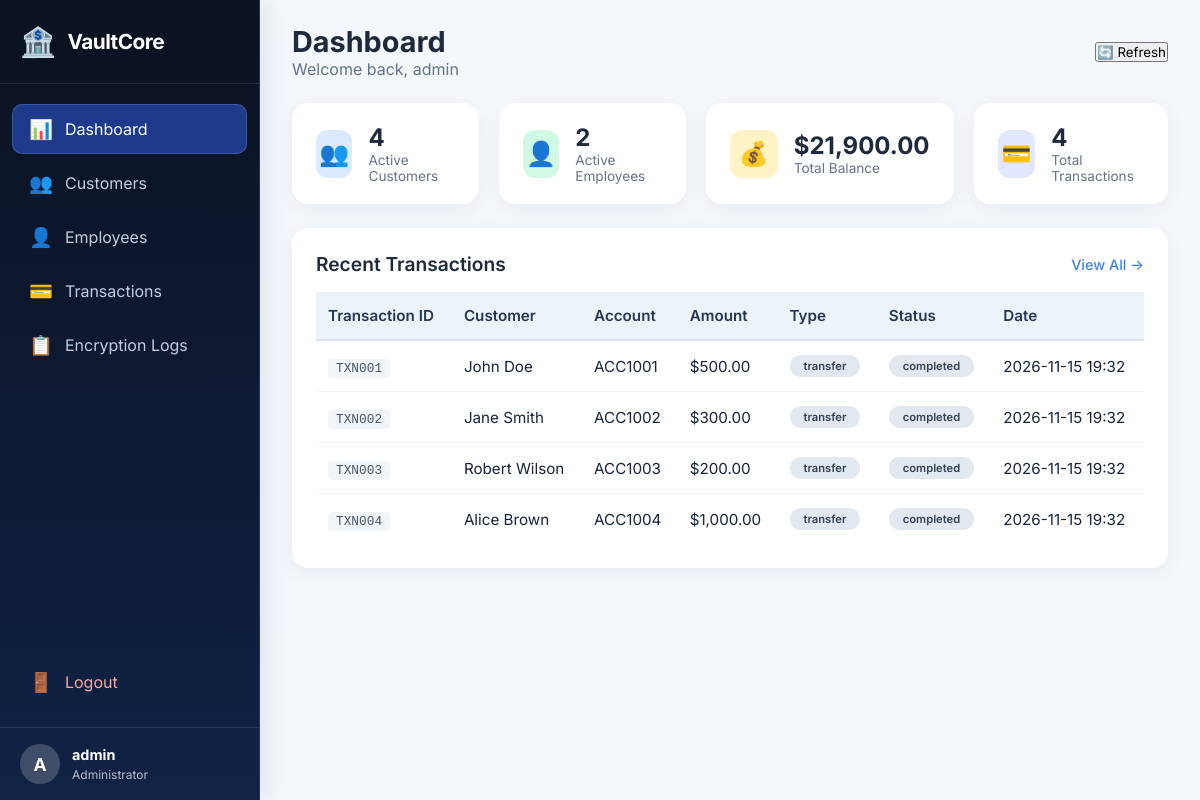
Page /admin/dashboard.php (signed in) on the committed database.
### tables this page shows
CREATE TABLE transactions (
    id INT PRIMARY KEY AUTO_INCREMENT,
    transaction_id VARCHAR(50) UNIQUE NOT NULL,
    customer_id INT,
    from_account VARCHAR(20),
    to_account VARCHAR(20),
    amount DECIMAL(15,2) NOT NULL,
    transaction_type ENUM('deposit', 'withdrawal', 'transfer', 'credit', 'debit') NOT NULL,
    description TEXT,
    status ENUM('pending', 'completed', 'failed', 'reversed') DEFAULT 'completed',
    created_at TIMESTAMP DEFAULT CURRENT_TIMESTAMP,
    FOREIGN KEY (customer_id) REFERENCES customers(id) ON DELETE CASCADE
);

CREATE TABLE customers (
    id INT PRIMARY KEY AUTO_INCREMENT,
    customer_id VARCHAR(20) UNIQUE NOT NULL,
    full_name VARCHAR(100) NOT NULL,
    email VARCHAR(100) UNIQUE NOT NULL,
    phone VARCHAR(20),
    password_hash VARCHAR(255) NOT NULL,
    account_number VARCHAR(20) UNIQUE NOT NULL,
    balance DECIMAL(15,2) DEFAULT 0.00,
    cipher_type ENUM('vigenere', 'columnar', 'railfence', 'hill') DEFAULT 'vigenere',
    cipher_key VARCHAR(50) NOT NULL,
    private_note TEXT,
    created_at TIMESTAMP DEFAULT CURRENT_TIMESTAMP,
    status ENUM('active', 'inactive', 'suspended') DEFAULT 'active'
);

### admin/dashboard.php (the view, shortened to what this page needs)
<?php
$db = new Database();
$conn = $db->getConnection();
$adminName = $_SESSION['username'] ?? 'Admin';
$stats = [];
$stmt = $conn->query("SELECT COUNT(*) as total FROM customers WHERE status = 'active'");
$stats['customers'] = $stmt->fetch()['total'];
$stmt = $conn->query("SELECT COUNT(*) as total FROM employees WHERE status = 'active'");
$stats['employees'] = $stmt->fetch()['total'];
$stmt = $conn->query("SELECT SUM(balance) as total FROM customers");
$stats['total_balance'] = $stmt->fetch()['total'] ?? 0;
$stmt = $conn->query("SELECT COUNT(*) as total FROM transactions");
$stats['transactions'] = $stmt->fetch()['total'];
$stmt = $conn->query("SELECT t.*, c.full_name, c.account_number FROM transactions t
                       JOIN customers c ON t.customer_id = c.id
                       ORDER BY t.created_at DESC LIMIT 10");
$recentTransactions = $stmt->fetchAll();
?>
<!DOCTYPE html>
<html lang="en">
<head>
    <link rel="stylesheet" href="../css/style.css">
   <link rel="stylesheet" href="../css/dashboard.css">
   <link rel="stylesheet" href="../css/admin.css">
    <link rel="stylesheet" href="../css/vaultcore.css">
</head>
<body>
    <div class="sidebar">
        <div class="sidebar-brand">
            <span class="brand-icon">🏦</span>
            <span>VaultCore</span>
        </div>
        <nav class="sidebar-nav">
            <a href="dashboard.php" class="active">
                <span class="nav-icon">📊</span>
                <span>Dashboard</span>
            </a>
            <a href="customers.php">
                <span class="nav-icon">👥</span>
                <span>Customers</span>
            </a>
            <a href="employees.php">
                <span class="nav-icon">👤</span>
                <span>Employees</span>
            </a>
            <a href="transactions.php">
                <span class="nav-icon">💳</span>
                <span>Transactions</span>
            </a>
            <a href="logs.php">
                <span class="nav-icon">📋</span>
                <span>Encryption Logs</span>
            </a>
            <a href="../auth/logout.php" class="logout">
                <span class="nav-icon">🚪</span>
                <span>Logout</span>
            </a>
        </nav>
        <div class="sidebar-footer">
            <div class="user-info">
                <span class="user-avatar">A</span>
                <div>
                    <strong><?= htmlspecialchars($adminName) ?></strong>
                    <small>Administrator</small>
                </div>
            </div>
        </div>
    </div>
    <div class="main-content">
        <header class="page-header">
            <div>
                <h1>Dashboard</h1>
                <p>Welcome back, <?= htmlspecialchars($adminName) ?></p>
            </div>
            <div class="header-actions">
                <button onclick="location.reload()" class="btn-secondary">🔄 Refresh</button>
            </div>
        </header>
        <div class="stats-grid">
            <div class="stat-card primary">
                <div class="stat-icon">👥</div>
                <div class="stat-info">
                    <h3><?= number_format($stats['customers']) ?></h3>
                    <p>Active Customers</p>
                </div>
            </div>
            <div class="stat-card success">
                <div class="stat-icon">👤</div>
                <div class="stat-info">
                    <h3><?= number_format($stats['employees']) ?></h3>
                    <p>Active Employees</p>
                </div>
            </div>
            <div class="stat-card warning">
                <div class="stat-icon">💰</div>
                <div class="stat-info">
                    <h3>$<?= number_format($stats['total_balance'], 2) ?></h3>
                    <p>Total Balance</p>
                </div>
            </div>
            <div class="stat-card info">
                <div class="stat-icon">💳</div>
                <div class="stat-info">
                    <h3><?= number_format($stats['transactions']) ?></h3>
                    <p>Total Transactions</p>
                </div>
            </div>
        </div>
        <div class="panel">
            <div class="panel-header">
                <h2>Recent Transactions</h2>
                <a href="transactions.php" class="btn-link">View All →</a>
            </div>
            <div class="table-responsive">
                <table>
                    <thead>
                        <tr>
                            <th>Transaction ID</th>
                            <th>Customer</th>
                            <th>Account</th>
                            <th>Amount</th>
                            <th>Type</th>
                            <th>Status</th>
                            <th>Date</th>
                        </tr>
                    </thead>
                    <tbody>
                        <?php if (empty($recentTransactions)): ?>
                        <tr><td colspan="7" class="text-center">No transactions found</td></tr>
                        <?php else: foreach ($recentTransactions as $tx): ?>
                        <tr>
                            <td><span class="tx-id"><?= htmlspecialchars($tx['transaction_id']) ?></span></td>
                            <td><?= htmlspecialchars($tx['full_name']) ?></td>
                            <td><?= htmlspecialchars($tx['account_number']) ?></td>
                            <td class="<?= $tx['amount'] < 0 ? 'negative' : 'positive' ?>">
                                $<?= number_format($tx['amount'], 2) ?>
                            </td>
                            <td><span class="badge badge-<?= $tx['transaction_type'] ?>"><?= $tx['transaction_type'] ?></span></td>
                            <td><span class="badge badge-<?= $tx['status'] ?>"><?= $tx['status'] ?></span></td>
                            <td><?= date('Y-m-d H:i', strtotime($tx['created_at'])) ?></td>
                        </tr>
                        <?php endforeach; endif; ?>
                    </tbody>
                </table>
            </div>
        </div>
    </div>
</body>
</html>

### css/style.css (style rules this page uses)
:root { --primary: #1e3a8a; --primary-dark: #0b2b5c; --primary-light: #3b5fc4; --gray-50: #f8fafc; --gray-100: #f1f5f9; --gray-200: #e2e8f0; --gray-400: #94a3b8; --gray-500: #64748b; --gray-600: #475569; --gray-800: #1e293b; --success: #16a34a; --warning: #f59e0b; --danger: #dc2626; --shadow: 0 1px 3px rgba(0, 0, 0, 0.1), 0 1px 2px rgba(0, 0, 0, 0.06); --shadow-lg: 0 10px 15px -3px rgba(0, 0, 0, 0.1), 0 4px 6px -2px rgba(0, 0, 0, 0.05); }
* { box-sizing: border-box; margin: 0; padding: 0; font-family: 'Inter', -apple-system, BlinkMacSystemFont, 'Segoe UI', Roboto, sans-serif; }
body { background: #f0f4fa; min-height: 100vh; display: flex; justify-content: center; align-items: center; }
.badge { background: #e2e8f0; padding: 4px 14px; border-radius: 40px; font-size: 0.7rem; font-weight: 600; color: #334155; display: inline-block; }
table { width: 100%; border-collapse: collapse; font-size: 0.95rem; }
th { background: #f8fafc; padding: 14px 12px; text-align: left; font-weight: 600; color: #1e293b; border-bottom: 2px solid #e2e8f0; }
td { padding: 14px 12px; border-bottom: 1px solid #edf2f7; vertical-align: middle; }
tr:last-child td { border-bottom: none; }

### css/dashboard.css (style rules this page uses)
.sidebar { position: fixed; left: 0; top: 0; bottom: 0; width: 260px; background: linear-gradient(180deg, var(--primary-dark), var(--primary)); color: white; display: flex; flex-direction: column; z-index: 100; transition: all 0.3s ease; }
.sidebar-brand { padding: 24px 20px; display: flex; align-items: center; gap: 12px; font-size: 1.3rem; font-weight: 700; border-bottom: 1px solid rgba(255, 255, 255, 0.1); }
.brand-icon { font-size: 1.8rem; }
.sidebar-nav { flex: 1; padding: 20px 12px; display: flex; flex-direction: column; gap: 4px; }
.sidebar-nav a { display: flex; align-items: center; gap: 12px; padding: 12px 16px; border-radius: 10px; color: rgba(255, 255, 255, 0.7); text-decoration: none; transition: all 0.3s ease; }
.sidebar-nav a.active { background: rgba(255, 255, 255, 0.15); color: white; }
.sidebar-nav a.logout { margin-top: auto; color: #fca5a5; }
.nav-icon { font-size: 1.2rem; }
.sidebar-footer { padding: 16px 20px; border-top: 1px solid rgba(255, 255, 255, 0.1); }
.user-info { display: flex; align-items: center; gap: 12px; }
.user-avatar { width: 40px; height: 40px; background: rgba(255, 255, 255, 0.2); border-radius: 50%; display: flex; align-items: center; justify-content: center; font-weight: 700; font-size: 1.1rem; }
.user-info strong { display: block; font-size: 0.9rem; }
.user-info small { font-size: 0.75rem; opacity: 0.7; }
.main-content { margin-left: 260px; padding: 24px 32px; min-height: 100vh; background: var(--gray-50); }
.page-header { display: flex; justify-content: space-between; align-items: center; margin-bottom: 24px; }
.page-header h1 { font-size: 1.8rem; font-weight: 700; color: var(--gray-800); }
.page-header p { color: var(--gray-500); }
.header-actions { display: flex; gap: 12px; }
.stats-grid { display: grid; grid-template-columns: repeat(4, 1fr); gap: 20px; margin-bottom: 24px; }
.stat-card { background: white; padding: 20px 24px; border-radius: 16px; box-shadow: var(--shadow); display: flex; align-items: center; gap: 16px; transition: all 0.3s ease; }
.stat-icon { width: 48px; height: 48px; border-radius: 12px; display: flex; align-items: center; justify-content: center; font-size: 1.5rem; }
.stat-card.primary .stat-icon { background: #dbeafe; }
.stat-card.success .stat-icon { background: #d1fae5; }
.stat-card.warning .stat-icon { background: #fef3c7; }
.stat-card.info .stat-icon { background: #e0e7ff; }
.stat-info h3 { font-size: 1.5rem; font-weight: 700; color: var(--gray-800); }
.stat-info p { font-size: 0.85rem; color: var(--gray-500); }
.panel { background: white; border-radius: 16px; padding: 24px; box-shadow: var(--shadow); margin-bottom: 24px; }
.panel-header { display: flex; justify-content: space-between; align-items: center; margin-bottom: 16px; }
.panel-header h2 { font-size: 1.2rem; font-weight: 600; color: var(--gray-800); }
.btn-link { color: var(--primary-light); text-decoration: none; font-weight: 500; font-size: 0.9rem; }
.tx-id { font-family: 'Courier New', monospace; font-size: 0.8rem; color: var(--gray-600); background: var(--gray-100); padding: 2px 8px; border-radius: 4px; }

### rows in the picture
transactions: transaction "TXN001", customer.full_name "John Doe", customer.account_number "ACC1001", amount "500.00", transaction_type "transfer", status "completed", created_at "2026-11-15 19:32"
transactions: transaction "TXN002", customer.full_name "Jane Smith", customer.account_number "ACC1002", amount "300.00", transaction_type "transfer", status "completed", created_at "2026-11-15 19:32"
transactions: transaction "TXN003", customer.full_name "Robert Wilson", customer.account_number "ACC1003", amount "200.00", transaction_type "transfer", status "completed", created_at "2026-11-15 19:32"
transactions: transaction "TXN004", customer.full_name "Alice Brown", customer.account_number "ACC1004", amount "1,000.00", transaction_type "transfer", status "completed", created_at "2026-11-15 19:32"

### other values in the picture
$adminName "admin"
$stats['customers'] "4"
$stats['employees'] "2"
$stats['total_balance'] "21,900.00"
$stats['transactions'] "4"
